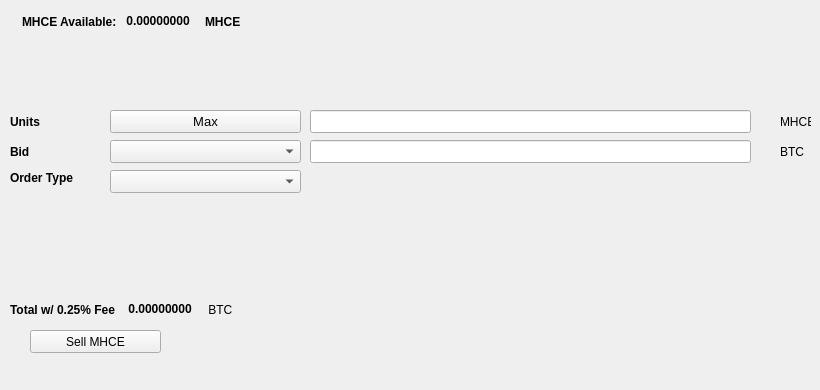
   <widget class="QWidget" name="SellTab">
    <attribute name="title">
     <string>Sell</string>
    </attribute>
    <widget class="QLabel" name="label_16">
     <property name="geometry">
      <rect>
       <x>780</x>
       <y>140</y>
       <width>31</width>
       <height>23</height>
      </rect>
     </property>
     <property name="text">
      <string>BTC</string>
     </property>
    </widget>
    <widget class="QComboBox" name="SellBidcomboBox">
     <property name="geometry">
      <rect>
       <x>110</x>
       <y>140</y>
       <width>191</width>
       <height>23</height>
      </rect>
     </property>
     <property name="font">
      <font>
       <pointsize>10</pointsize>
      </font>
     </property>
    </widget>
    <widget class="QLabel" name="label_18">
     <property name="geometry">
      <rect>
       <x>10</x>
       <y>110</y>
       <width>46</width>
       <height>23</height>
      </rect>
     </property>
     <property name="font">
      <font>
       <weight>75</weight>
       <bold>true</bold>
      </font>
     </property>
     <property name="text">
      <string>Units</string>
     </property>
    </widget>
    <widget class="QPushButton" name="Sell_Max_Amount">
     <property name="geometry">
      <rect>
       <x>110</x>
       <y>110</y>
       <width>191</width>
       <height>23</height>
      </rect>
     </property>
     <property name="font">
      <font>
       <pointsize>10</pointsize>
      </font>
     </property>
     <property name="text">
      <string>Max</string>
     </property>
    </widget>
    <widget class="QLabel" name="label_20">
     <property name="geometry">
      <rect>
       <x>10</x>
       <y>170</y>
       <width>91</width>
       <height>16</height>
      </rect>
     </property>
     <property name="font">
      <font>
       <weight>75</weight>
       <bold>true</bold>
      </font>
     </property>
     <property name="text">
      <string>Order Type</string>
     </property>
    </widget>
    <widget class="QComboBox" name="SellOrdertypeCombo">
     <property name="geometry">
      <rect>
       <x>110</x>
       <y>170</y>
       <width>191</width>
       <height>23</height>
      </rect>
     </property>
     <property name="font">
      <font>
       <pointsize>10</pointsize>
      </font>
     </property>
    </widget>
    <widget class="QLabel" name="label_21">
     <property name="geometry">
      <rect>
       <x>10</x>
       <y>140</y>
       <width>46</width>
       <height>23</height>
      </rect>
     </property>
     <property name="font">
      <font>
       <weight>75</weight>
       <bold>true</bold>
      </font>
     </property>
     <property name="text">
      <string>Bid</string>
     </property>
    </widget>
    <widget class="QLabel" name="label_22">
     <property name="geometry">
      <rect>
       <x>780</x>
       <y>110</y>
       <width>31</width>
       <height>23</height>
      </rect>
     </property>
     <property name="text">
      <string>MHCE</string>
     </property>
    </widget>
    <widget class="QLineEdit" name="UnitsInputMHCE">
     <property name="geometry">
      <rect>
       <x>310</x>
       <y>110</y>
       <width>441</width>
       <height>23</height>
      </rect>
     </property>
     <property name="font">
      <font>
       <pointsize>9</pointsize>
       <weight>75</weight>
       <bold>true</bold>
      </font>
     </property>
    </widget>
    <widget class="QLineEdit" name="SellBidPriceEdit">
     <property name="geometry">
      <rect>
       <x>310</x>
       <y>140</y>
       <width>441</width>
       <height>23</height>
      </rect>
     </property>
     <property name="font">
      <font>
       <pointsize>9</pointsize>
       <weight>75</weight>
       <bold>true</bold>
      </font>
     </property>
    </widget>
    <widget class="QPushButton" name="SellMHCEBTN">
     <property name="geometry">
      <rect>
       <x>30</x>
       <y>330</y>
       <width>131</width>
       <height>23</height>
      </rect>
     </property>
     <property name="text">
      <string>Sell MHCE</string>
     </property>
     <property name="icon">
      <iconset resource="../mhce">
       <normaloff>:/icons/bitcoin</normaloff>:/icons/bitcoin</iconset>
     </property>
    </widget>
    <widget class="QWidget" name="layoutWidget3">
     <property name="geometry">
      <rect>
       <x>22</x>
       <y>12</y>
       <width>258</width>
       <height>19</height>
      </rect>
     </property>
     <layout class="QHBoxLayout" name="horizontalLayout">
      <item>
       <widget class="QLabel" name="label232_2">
        <property name="font">
         <font>
          <weight>75</weight>
          <bold>true</bold>
         </font>
        </property>
        <property name="text">
         <string>MHCE Available:</string>
        </property>
       </widget>
      </item>
      <item>
       <widget class="QLabel" name="MHCEAvailableLabel">
        <property name="palette">
         <palette>
          <active>
           <colorrole role="WindowText">
            <brush brushstyle="SolidPattern">
             <color alpha="255">
              <red>0</red>
              <green>0</green>
              <blue>0</blue>
             </color>
            </brush>
           </colorrole>
           <colorrole role="Button">
            <brush brushstyle="SolidPattern">
             <color alpha="255">
              <red>0</red>
              <green>170</green>
              <blue>0</blue>
             </color>
            </brush>
           </colorrole>
           <colorrole role="Light">
            <brush brushstyle="SolidPattern">
             <color alpha="255">
              <red>0</red>
              <green>255</green>
              <blue>0</blue>
             </color>
            </brush>
           </colorrole>
           <colorrole role="Midlight">
            <brush brushstyle="SolidPattern">
             <color alpha="255">
              <red>0</red>
              <green>212</green>
              <blue>0</blue>
             </color>
            </brush>
           </colorrole>
           <colorrole role="Dark">
            <brush brushstyle="SolidPattern">
             <color alpha="255">
              <red>0</red>
              <green>85</green>
              <blue>0</blue>
             </color>
            </brush>
           </colorrole>
           <colorrole role="Mid">
            <brush brushstyle="SolidPattern">
             <color alpha="255">
              <red>0</red>
              <green>113</green>
              <blue>0</blue>
             </color>
            </brush>
           </colorrole>
           <colorrole role="Text">
            <brush brushstyle="SolidPattern">
             <color alpha="255">
              <red>0</red>
              <green>170</green>
              <blue>0</blue>
             </color>
            </brush>
           </colorrole>
           <colorrole role="BrightText">
            <brush brushstyle="SolidPattern">
             <color alpha="255">
              <red>255</red>
              <green>255</green>
              <blue>255</blue>
             </color>
            </brush>
           </colorrole>
           <colorrole role="ButtonText">
            <brush brushstyle="SolidPattern">
             <color alpha="255">
              <red>0</red>
              <green>0</green>
              <blue>0</blue>
             </color>
            </brush>
           </colorrole>
           <colorrole role="Base">
            <brush brushstyle="SolidPattern">
             <color alpha="255">
              <red>255</red>
              <green>255</green>
              <blue>255</blue>
             </color>
            </brush>
           </colorrole>
           <colorrole role="Window">
            <brush brushstyle="SolidPattern">
             <color alpha="255">
              <red>0</red>
              <green>170</green>
              <blue>0</blue>
             </color>
            </brush>
           </colorrole>
           <colorrole role="Shadow">
            <brush brushstyle="SolidPattern">
             <color alpha="255">
              <red>0</red>
              <green>0</green>
              <blue>0</blue>
             </color>
            </brush>
           </colorrole>
           <colorrole role="AlternateBase">
            <brush brushstyle="SolidPattern">
             <color alpha="255">
              <red>127</red>
              <green>212</green>
              <blue>127</blue>
             </color>
            </brush>
           </colorrole>
           <colorrole role="ToolTipBase">
            <brush brushstyle="SolidPattern">
             <color alpha="255">
              <red>255</red>
              <green>255</green>
              <blue>220</blue>
             </color>
            </brush>
           </colorrole>
           <colorrole role="ToolTipText">
            <brush brushstyle="SolidPattern">
             <color alpha="255">
              <red>0</red>
              <green>0</green>
              <blue>0</blue>
             </color>
            </brush>
           </colorrole>
          </active>
          <inactive>
           <colorrole role="WindowText">
            <brush brushstyle="SolidPattern">
             <color alpha="255">
              <red>0</red>
              <green>0</green>
              <blue>0</blue>
             </color>
            </brush>
           </colorrole>
           <colorrole role="Button">
            <brush brushstyle="SolidPattern">
             <color alpha="255">
              <red>0</red>
              <green>170</green>
              <blue>0</blue>
             </color>
            </brush>
           </colorrole>
           <colorrole role="Light">
            <brush brushstyle="SolidPattern">
             <color alpha="255">
              <red>0</red>
              <green>255</green>
              <blue>0</blue>
             </color>
            </brush>
           </colorrole>
           <colorrole role="Midlight">
            <brush brushstyle="SolidPattern">
             <color alpha="255">
              <red>0</red>
              <green>212</green>
              <blue>0</blue>
             </color>
            </brush>
           </colorrole>
           <colorrole role="Dark">
            <brush brushstyle="SolidPattern">
             <color alpha="255">
              <red>0</red>
              <green>85</green>
              <blue>0</blue>
             </color>
            </brush>
           </colorrole>
           <colorrole role="Mid">
            <brush brushstyle="SolidPattern">
             <color alpha="255">
              <red>0</red>
              <green>113</green>
              <blue>0</blue>
             </color>
            </brush>
           </colorrole>
           <colorrole role="Text">
            <brush brushstyle="SolidPattern">
             <color alpha="255">
              <red>0</red>
              <green>170</green>
              <blue>0</blue>
             </color>
            </brush>
           </colorrole>
           <colorrole role="BrightText">
            <brush brushstyle="SolidPattern">
             <color alpha="255">
              <red>255</red>
              <green>255</green>
              <blue>255</blue>
             </color>
            </brush>
           </colorrole>
           <colorrole role="ButtonText">
            <brush brushstyle="SolidPattern">
             <color alpha="255">
              <red>0</red>
              <green>0</green>
              <blue>0</blue>
             </color>
            </brush>
           </colorrole>
           <colorrole role="Base">
            <brush brushstyle="SolidPattern">
             <color alpha="255">
              <red>255</red>
              <green>255</green>
              <blue>255</blue>
             </color>
            </brush>
           </colorrole>
           <colorrole role="Window">
            <brush brushstyle="SolidPattern">
             <color alpha="255">
              <red>0</red>
              <green>170</green>
              <blue>0</blue>
             </color>
            </brush>
           </colorrole>
           <colorrole role="Shadow">
            <brush brushstyle="SolidPattern">
             <color alpha="255">
              <red>0</red>
              <green>0</green>
              <blue>0</blue>
             </color>
            </brush>
           </colorrole>
           <colorrole role="AlternateBase">
            <brush brushstyle="SolidPattern">
             <color alpha="255">
              <red>127</red>
              <green>212</green>
              <blue>127</blue>
             </color>
            </brush>
           </colorrole>
           <colorrole role="ToolTipBase">
            <brush brushstyle="SolidPattern">
             <color alpha="255">
              <red>255</red>
              <green>255</green>
              <blue>220</blue>
             </color>
            </brush>
           </colorrole>
           <colorrole role="ToolTipText">
            <brush brushstyle="SolidPattern">
             <color alpha="255">
              <red>0</red>
              <green>0</green>
              <blue>0</blue>
             </color>
            </brush>
           </colorrole>
          </inactive>
          <disabled>
           <colorrole role="WindowText">
            <brush brushstyle="SolidPattern">
             <color alpha="255">
              <red>0</red>
              <green>85</green>
              <blue>0</blue>
             </color>
            </brush>
           </colorrole>
           <colorrole role="Button">
            <brush brushstyle="SolidPattern">
             <color alpha="255">
              <red>0</red>
              <green>170</green>
              <blue>0</blue>
             </color>
            </brush>
           </colorrole>
           <colorrole role="Light">
            <brush brushstyle="SolidPattern">
             <color alpha="255">
              <red>0</red>
              <green>255</green>
              <blue>0</blue>
             </color>
            </brush>
           </colorrole>
           <colorrole role="Midlight">
            <brush brushstyle="SolidPattern">
             <color alpha="255">
              <red>0</red>
              <green>212</green>
              <blue>0</blue>
             </color>
            </brush>
           </colorrole>
           <colorrole role="Dark">
            <brush brushstyle="SolidPattern">
             <color alpha="255">
              <red>0</red>
              <green>85</green>
              <blue>0</blue>
             </color>
            </brush>
           </colorrole>
           <colorrole role="Mid">
            <brush brushstyle="SolidPattern">
             <color alpha="255">
              <red>0</red>
              <green>113</green>
              <blue>0</blue>
             </color>
            </brush>
           </colorrole>
           <colorrole role="Text">
            <brush brushstyle="SolidPattern">
             <color alpha="255">
              <red>0</red>
              <green>85</green>
              <blue>0</blue>
             </color>
            </brush>
           </colorrole>
           <colorrole role="BrightText">
            <brush brushstyle="SolidPattern">
             <color alpha="255">
              <red>255</red>
              <green>255</green>
              <blue>255</blue>
             </color>
            </brush>
           </colorrole>
           <colorrole role="ButtonText">
            <brush brushstyle="SolidPattern">
             <color alpha="255">
              <red>0</red>
              <green>85</green>
              <blue>0</blue>
             </color>
            </brush>
           </colorrole>
           <colorrole role="Base">
            <brush brushstyle="SolidPattern">
             <color alpha="255">
              <red>0</red>
              <green>170</green>
              <blue>0</blue>
             </color>
            </brush>
           </colorrole>
           <colorrole role="Window">
            <brush brushstyle="SolidPattern">
             <color alpha="255">
              <red>0</red>
              <green>170</green>
              <blue>0</blue>
             </color>
            </brush>
           </colorrole>
           <colorrole role="Shadow">
            <brush brushstyle="SolidPattern">
             <color alpha="255">
              <red>0</red>
              <green>0</green>
              <blue>0</blue>
             </color>
            </brush>
           </colorrole>
           <colorrole role="AlternateBase">
            <brush brushstyle="SolidPattern">
             <color alpha="255">
              <red>0</red>
              <green>170</green>
              <blue>0</blue>
             </color>
            </brush>
           </colorrole>
           <colorrole role="ToolTipBase">
            <brush brushstyle="SolidPattern">
             <color alpha="255">
              <red>255</red>
              <green>255</green>
              <blue>220</blue>
             </color>
            </brush>
           </colorrole>
           <colorrole role="ToolTipText">
            <brush brushstyle="SolidPattern">
             <color alpha="255">
              <red>0</red>
              <green>0</green>
              <blue>0</blue>
             </color>
            </brush>
           </colorrole>
          </disabled>
         </palette>
        </property>
        <property name="font">
         <font>
          <weight>75</weight>
          <bold>true</bold>
         </font>
        </property>
        <property name="text">
         <string> 0.00000000 </string>
        </property>
        <property name="textInteractionFlags">
         <set>Qt::LinksAccessibleByMouse|Qt::TextSelectableByKeyboard|Qt::TextSelectableByMouse</set>
        </property>
       </widget>
      </item>
      <item>
       <widget class="QLabel" name="labelMHCE">
        <property name="font">
         <font>
          <weight>75</weight>
          <bold>true</bold>
         </font>
        </property>
        <property name="text">
         <string>MHCE</string>
        </property>
       </widget>
      </item>
     </layout>
    </widget>
    <widget class="QWidget" name="layoutWidget">
     <property name="geometry">
      <rect>
       <x>10</x>
       <y>300</y>
       <width>268</width>
       <height>19</height>
      </rect>
     </property>
     <layout class="QHBoxLayout" name="horizontalLayout_2">
      <item>
       <widget class="QLabel" name="label_19">
        <property name="font">
         <font>
          <weight>75</weight>
          <bold>true</bold>
         </font>
        </property>
        <property name="text">
         <string>Total w/ 0.25% Fee </string>
        </property>
       </widget>
      </item>
      <item>
       <widget class="QLabel" name="SellCostLabel">
        <property name="palette">
         <palette>
          <active>
           <colorrole role="WindowText">
            <brush brushstyle="SolidPattern">
             <color alpha="255">
              <red>0</red>
              <green>0</green>
              <blue>0</blue>
             </color>
            </brush>
           </colorrole>
           <colorrole role="Button">
            <brush brushstyle="SolidPattern">
             <color alpha="255">
              <red>0</red>
              <green>170</green>
              <blue>0</blue>
             </color>
            </brush>
           </colorrole>
           <colorrole role="Light">
            <brush brushstyle="SolidPattern">
             <color alpha="255">
              <red>0</red>
              <green>255</green>
              <blue>0</blue>
             </color>
            </brush>
           </colorrole>
           <colorrole role="Midlight">
            <brush brushstyle="SolidPattern">
             <color alpha="255">
              <red>0</red>
              <green>212</green>
              <blue>0</blue>
             </color>
            </brush>
           </colorrole>
           <colorrole role="Dark">
            <brush brushstyle="SolidPattern">
             <color alpha="255">
              <red>0</red>
              <green>85</green>
              <blue>0</blue>
             </color>
            </brush>
           </colorrole>
           <colorrole role="Mid">
            <brush brushstyle="SolidPattern">
             <color alpha="255">
              <red>0</red>
              <green>113</green>
              <blue>0</blue>
             </color>
            </brush>
           </colorrole>
           <colorrole role="Text">
            <brush brushstyle="SolidPattern">
             <color alpha="255">
              <red>0</red>
              <green>170</green>
              <blue>0</blue>
             </color>
            </brush>
           </colorrole>
           <colorrole role="BrightText">
            <brush brushstyle="SolidPattern">
             <color alpha="255">
              <red>255</red>
              <green>255</green>
              <blue>255</blue>
             </color>
            </brush>
           </colorrole>
           <colorrole role="ButtonText">
            <brush brushstyle="SolidPattern">
             <color alpha="255">
              <red>0</red>
              <green>0</green>
              <blue>0</blue>
             </color>
            </brush>
           </colorrole>
           <colorrole role="Base">
            <brush brushstyle="SolidPattern">
             <color alpha="255">
              <red>255</red>
              <green>255</green>
              <blue>255</blue>
             </color>
            </brush>
           </colorrole>
           <colorrole role="Window">
            <brush brushstyle="SolidPattern">
             <color alpha="255">
              <red>0</red>
              <green>170</green>
              <blue>0</blue>
             </color>
            </brush>
           </colorrole>
           <colorrole role="Shadow">
            <brush brushstyle="SolidPattern">
             <color alpha="255">
              <red>0</red>
              <green>0</green>
              <blue>0</blue>
             </color>
            </brush>
           </colorrole>
           <colorrole role="AlternateBase">
            <brush brushstyle="SolidPattern">
             <color alpha="255">
              <red>127</red>
              <green>212</green>
              <blue>127</blue>
             </color>
            </brush>
           </colorrole>
           <colorrole role="ToolTipBase">
            <brush brushstyle="SolidPattern">
             <color alpha="255">
              <red>255</red>
              <green>255</green>
              <blue>220</blue>
             </color>
            </brush>
           </colorrole>
           <colorrole role="ToolTipText">
            <brush brushstyle="SolidPattern">
             <color alpha="255">
              <red>0</red>
              <green>0</green>
              <blue>0</blue>
             </color>
            </brush>
           </colorrole>
          </active>
          <inactive>
           <colorrole role="WindowText">
            <brush brushstyle="SolidPattern">
             <color alpha="255">
              <red>0</red>
              <green>0</green>
              <blue>0</blue>
             </color>
            </brush>
           </colorrole>
           <colorrole role="Button">
            <brush brushstyle="SolidPattern">
             <color alpha="255">
              <red>0</red>
              <green>170</green>
              <blue>0</blue>
             </color>
            </brush>
           </colorrole>
           <colorrole role="Light">
            <brush brushstyle="SolidPattern">
             <color alpha="255">
              <red>0</red>
              <green>255</green>
              <blue>0</blue>
             </color>
            </brush>
           </colorrole>
           <colorrole role="Midlight">
            <brush brushstyle="SolidPattern">
             <color alpha="255">
              <red>0</red>
              <green>212</green>
              <blue>0</blue>
             </color>
            </brush>
           </colorrole>
           <colorrole role="Dark">
            <brush brushstyle="SolidPattern">
             <color alpha="255">
              <red>0</red>
              <green>85</green>
              <blue>0</blue>
             </color>
            </brush>
           </colorrole>
           <colorrole role="Mid">
            <brush brushstyle="SolidPattern">
             <color alpha="255">
              <red>0</red>
              <green>113</green>
              <blue>0</blue>
             </color>
            </brush>
           </colorrole>
           <colorrole role="Text">
            <brush brushstyle="SolidPattern">
             <color alpha="255">
              <red>0</red>
              <green>170</green>
              <blue>0</blue>
             </color>
            </brush>
           </colorrole>
           <colorrole role="BrightText">
            <brush brushstyle="SolidPattern">
             <color alpha="255">
              <red>255</red>
              <green>255</green>
              <blue>255</blue>
             </color>
            </brush>
           </colorrole>
           <colorrole role="ButtonText">
            <brush brushstyle="SolidPattern">
             <color alpha="255">
              <red>0</red>
              <green>0</green>
              <blue>0</blue>
             </color>
            </brush>
           </colorrole>
           <colorrole role="Base">
            <brush brushstyle="SolidPattern">
             <color alpha="255">
              <red>255</red>
              <green>255</green>
              <blue>255</blue>
             </color>
            </brush>
           </colorrole>
           <colorrole role="Window">
            <brush brushstyle="SolidPattern">
             <color alpha="255">
              <red>0</red>
              <green>170</green>
              <blue>0</blue>
             </color>
            </brush>
           </colorrole>
           <colorrole role="Shadow">
            <brush brushstyle="SolidPattern">
             <color alpha="255">
              <red>0</red>
              <green>0</green>
              <blue>0</blue>
             </color>
            </brush>
           </colorrole>
           <colorrole role="AlternateBase">
            <brush brushstyle="SolidPattern">
             <color alpha="255">
              <red>127</red>
              <green>212</green>
              <blue>127</blue>
             </color>
            </brush>
           </colorrole>
           <colorrole role="ToolTipBase">
            <brush brushstyle="SolidPattern">
             <color alpha="255">
              <red>255</red>
              <green>255</green>
              <blue>220</blue>
             </color>
            </brush>
           </colorrole>
           <colorrole role="ToolTipText">
            <brush brushstyle="SolidPattern">
             <color alpha="255">
              <red>0</red>
              <green>0</green>
              <blue>0</blue>
             </color>
            </brush>
           </colorrole>
          </inactive>
          <disabled>
           <colorrole role="WindowText">
            <brush brushstyle="SolidPattern">
             <color alpha="255">
              <red>0</red>
              <green>85</green>
              <blue>0</blue>
             </color>
            </brush>
           </colorrole>
           <colorrole role="Button">
            <brush brushstyle="SolidPattern">
             <color alpha="255">
              <red>0</red>
              <green>170</green>
              <blue>0</blue>
             </color>
            </brush>
           </colorrole>
           <colorrole role="Light">
            <brush brushstyle="SolidPattern">
             <color alpha="255">
              <red>0</red>
              <green>255</green>
              <blue>0</blue>
             </color>
            </brush>
           </colorrole>
           <colorrole role="Midlight">
            <brush brushstyle="SolidPattern">
             <color alpha="255">
              <red>0</red>
              <green>212</green>
              <blue>0</blue>
             </color>
            </brush>
           </colorrole>
           <colorrole role="Dark">
            <brush brushstyle="SolidPattern">
             <color alpha="255">
              <red>0</red>
              <green>85</green>
              <blue>0</blue>
             </color>
            </brush>
           </colorrole>
           <colorrole role="Mid">
            <brush brushstyle="SolidPattern">
             <color alpha="255">
              <red>0</red>
              <green>113</green>
              <blue>0</blue>
             </color>
            </brush>
           </colorrole>
           <colorrole role="Text">
            <brush brushstyle="SolidPattern">
             <color alpha="255">
              <red>0</red>
              <green>85</green>
              <blue>0</blue>
             </color>
            </brush>
           </colorrole>
           <colorrole role="BrightText">
            <brush brushstyle="SolidPattern">
             <color alpha="255">
              <red>255</red>
              <green>255</green>
              <blue>255</blue>
             </color>
            </brush>
           </colorrole>
           <colorrole role="ButtonText">
            <brush brushstyle="SolidPattern">
             <color alpha="255">
              <red>0</red>
              <green>85</green>
              <blue>0</blue>
             </color>
            </brush>
           </colorrole>
           <colorrole role="Base">
            <brush brushstyle="SolidPattern">
             <color alpha="255">
              <red>0</red>
              <green>170</green>
              <blue>0</blue>
             </color>
            </brush>
           </colorrole>
           <colorrole role="Window">
            <brush brushstyle="SolidPattern">
             <color alpha="255">
              <red>0</red>
              <green>170</green>
              <blue>0</blue>
             </color>
            </brush>
           </colorrole>
           <colorrole role="Shadow">
            <brush brushstyle="SolidPattern">
             <color alpha="255">
              <red>0</red>
              <green>0</green>
              <blue>0</blue>
             </color>
            </brush>
           </colorrole>
           <colorrole role="AlternateBase">
            <brush brushstyle="SolidPattern">
             <color alpha="255">
              <red>0</red>
              <green>170</green>
              <blue>0</blue>
             </color>
            </brush>
           </colorrole>
           <colorrole role="ToolTipBase">
            <brush brushstyle="SolidPattern">
             <color alpha="255">
              <red>255</red>
              <green>255</green>
              <blue>220</blue>
             </color>
            </brush>
           </colorrole>
           <colorrole role="ToolTipText">
            <brush brushstyle="SolidPattern">
             <color alpha="255">
              <red>0</red>
              <green>0</green>
              <blue>0</blue>
             </color>
            </brush>
           </colorrole>
          </disabled>
         </palette>
        </property>
        <property name="font">
         <font>
          <weight>75</weight>
          <bold>true</bold>
         </font>
        </property>
        <property name="autoFillBackground">
         <bool>false</bool>
        </property>
        <property name="text">
         <string> 0.00000000</string>
        </property>
        <property name="textInteractionFlags">
         <set>Qt::LinksAccessibleByMouse|Qt::TextSelectableByMouse</set>
        </property>
       </widget>
      </item>
      <item>
       <widget class="QLabel" name="label_17">
        <property name="font">
         <font>
          <weight>50</weight>
          <bold>false</bold>
         </font>
        </property>
        <property name="text">
         <string> BTC</string>
        </property>
       </widget>
      </item>
     </layout>
    </widget>
    <widget class="QLabel" name="label_23">
     <property name="geometry">
      <rect>
       <x>460</x>
       <y>300</y>
       <width>281</width>
       <height>81</height>
      </rect>
     </property>
     <property name="text">
      <string/>
     </property>
     <property name="pixmap">
      <pixmap>:/images/bittrex</pixmap>
     </property>
    </widget>
   </widget>
